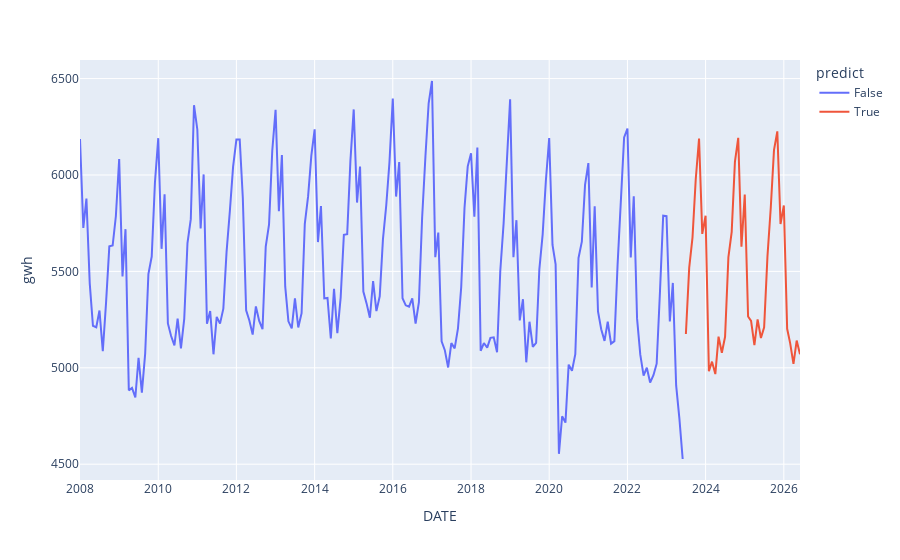

Source (notebook cell):
### Code cell
fig = px.line(resultsplot, x = "DATE",y ="gwh", color = "predict" )
fig.show()

### Figure 1 — Plotly figure (JSON) as saved in the notebook; plotly's stock layout.template omitted (floating-point values rounded to 4 significant figures; data arrays with more than 128 entries replaced by an {"elided": "..."} marker saying what was removed)
{"data": [{"hovertemplate": "predict=False<br>DATE=%{x}<br>gwh=%{y}<extra></extra>", "legendgroup": "False", "line": {"color": "#636efa", "dash": "solid"}, "marker": {"symbol": "circle"}, "mode": "lines", "name": "False", "orientation": "v", "showlegend": true, "type": "scatter", "x": {"elided": "186 str values"}, "xaxis": "x", "y": {"elided": "186 float values"}, "yaxis": "y"}, {"hovertemplate": "predict=True<br>DATE=%{x}<br>gwh=%{y}<extra></extra>", "legendgroup": "True", "line": {"color": "#EF553B", "dash": "solid"}, "marker": {"symbol": "circle"}, "mode": "lines", "name": "True", "orientation": "v", "showlegend": true, "type": "scatter", "x": ["2023-07-01T00:00:00", "2023-08-01T00:00:00", "2023-09-01T00:00:00", "2023-10-01T00:00:00", "2023-11-01T00:00:00", "2023-12-01T00:00:00", "2024-01-01T00:00:00", "2024-02-01T00:00:00", "2024-03-01T00:00:00", "2024-04-01T00:00:00", "2024-05-01T00:00:00", "2024-06-01T00:00:00", "2024-07-01T00:00:00", "2024-08-01T00:00:00", "2024-09-01T00:00:00", "2024-10-01T00:00:00", "2024-11-01T00:00:00", "2024-12-01T00:00:00", "2025-01-01T00:00:00", "2025-02-01T00:00:00", "2025-03-01T00:00:00", "2025-04-01T00:00:00", "2025-05-01T00:00:00", "2025-06-01T00:00:00", "2025-07-01T00:00:00", "2025-08-01T00:00:00", "2025-09-01T00:00:00", "2025-10-01T00:00:00", "2025-11-01T00:00:00", "2025-12-01T00:00:00", "2026-01-01T00:00:00", "2026-02-01T00:00:00", "2026-03-01T00:00:00", "2026-04-01T00:00:00", "2026-05-01T00:00:00", "2026-06-01T00:00:00"], "xaxis": "x", "y": [5175.0, 5519.0, 5677.0, 5978.0, 6189.0, 5695.0, 5789.0, 4982.0, 5032.0, 4967.0, 5161.0, 5078.0, 5161.0, 5573.0, 5705.0, 6068.0, 6192.0, 5628.0, 5899.0, 5266.0, 5243.0, 5118.0, 5251.0, 5155.0, 5210.0, 5578.0, 5832.0, 6129.0, 6226.0, 5746.0, 5842.0, 5202.0, 5128.0, 5020.0, 5141.0, 5070.0], "yaxis": "y"}], "layout": {"autosize": true, "legend": {"title": {"text": "predict"}, "tracegroupgap": 0}, "margin": {"t": 60}, "xaxis": {"anchor": "y", "autorange": true, "domain": [0, 1], "range": ["2008-01-01", "2026-06-01"], "title": {"text": "DATE"}, "type": "date"}, "yaxis": {"anchor": "x", "autorange": true, "domain": [0, 1], "range": [4418.0, 6596.0], "title": {"text": "gwh"}, "type": "linear"}}}
